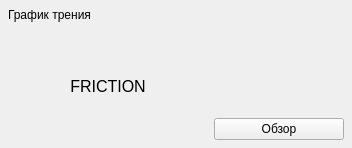
               <widget class="QFrame" name="frame_imageChartFriction_Section">
                <property name="maximumSize">
                 <size>
                  <width>450</width>
                  <height>16777215</height>
                 </size>
                </property>
                <property name="frameShape">
                 <enum>QFrame::Shape::NoFrame</enum>
                </property>
                <layout class="QGridLayout" name="gridLayout_23">
                 <property name="leftMargin">
                  <number>8</number>
                 </property>
                 <property name="topMargin">
                  <number>8</number>
                 </property>
                 <property name="rightMargin">
                  <number>8</number>
                 </property>
                 <property name="bottomMargin">
                  <number>8</number>
                 </property>
                 <property name="verticalSpacing">
                  <number>10</number>
                 </property>
                 <item row="0" column="0" colspan="2">
                  <widget class="QLabel" name="label_imageChartFriction_Title">
                   <property name="sizePolicy">
                    <sizepolicy hsizetype="Preferred" vsizetype="Maximum">
                     <horstretch>0</horstretch>
                     <verstretch>0</verstretch>
                    </sizepolicy>
                   </property>
                   <property name="text">
                    <string>График трения</string>
                   </property>
                  </widget>
                 </item>
                 <item row="1" column="0">
                  <widget class="QLabel" name="label_imageChartFriction">
                   <property name="enabled">
                    <bool>true</bool>
                   </property>
                   <property name="sizePolicy">
                    <sizepolicy hsizetype="Preferred" vsizetype="Preferred">
                     <horstretch>0</horstretch>
                     <verstretch>0</verstretch>
                    </sizepolicy>
                   </property>
                   <property name="minimumSize">
                    <size>
                     <width>200</width>
                     <height>108</height>
                    </size>
                   </property>
                   <property name="maximumSize">
                    <size>
                     <width>16777215</width>
                     <height>16777215</height>
                    </size>
                   </property>
                   <property name="font">
                    <font>
                     <pointsize>12</pointsize>
                    </font>
                   </property>
                   <property name="text">
                    <string>FRICTION</string>
                   </property>
                   <property name="scaledContents">
                    <bool>true</bool>
                   </property>
                   <property name="alignment">
                    <set>Qt::AlignmentFlag::AlignCenter</set>
                   </property>
                   <property name="wordWrap">
                    <bool>true</bool>
                   </property>
                  </widget>
                 </item>
                 <item row="1" column="1">
                  <layout class="QVBoxLayout" name="verticalLayout_imageChartTask_2">
                   <item>
                    <spacer name="verticalSpacer_imageChartTask_2">
                     <property name="orientation">
                      <enum>Qt::Orientation::Vertical</enum>
                     </property>
                     <property name="sizeHint" stdset="0">
                      <size>
                       <width>20</width>
                       <height>40</height>
                      </size>
                     </property>
                    </spacer>
                   </item>
                   <item>
                    <widget class="QPushButton" name="pushButton_imageChartFriction">
                     <property name="sizePolicy">
                      <sizepolicy hsizetype="Preferred" vsizetype="Maximum">
                       <horstretch>0</horstretch>
                       <verstretch>0</verstretch>
                      </sizepolicy>
                     </property>
                     <property name="minimumSize">
                      <size>
                       <width>130</width>
                       <height>0</height>
                      </size>
                     </property>
                     <property name="text">
                      <string>Обзор</string>
                     </property>
                    </widget>
                   </item>
                  </layout>
                 </item>
                </layout>
               </widget>
